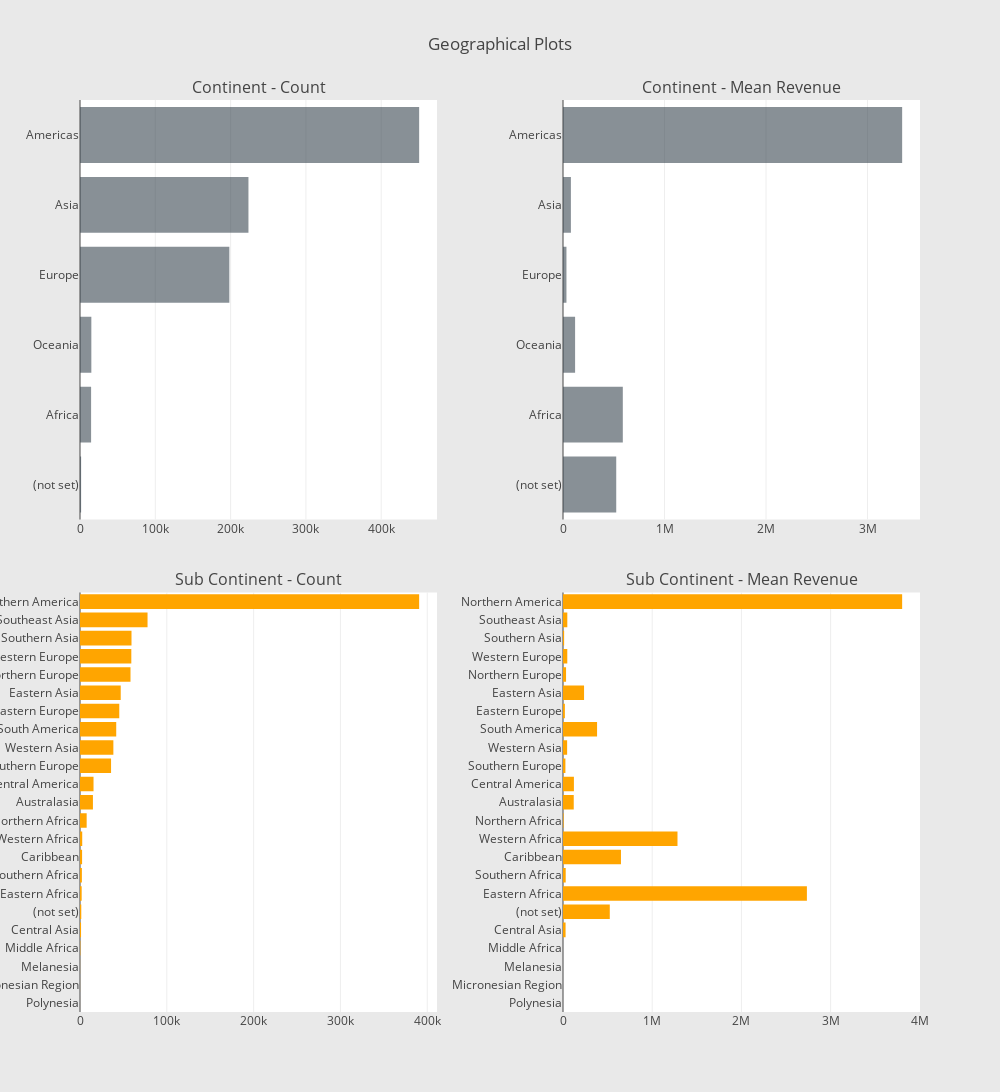

Here is the notebook cell this chart was saved with:
### Markdown cell above
### Distribution of transaction counts and mean revenues throughout the continents and sub-continents

### Code cell
def horizontal_bar_chart(cnt_srs, color):
    trace = go.Bar(
        y=cnt_srs.index[::-1],
        x=cnt_srs.values[::-1],
        showlegend=False,
        orientation = 'h',
        marker=dict(
            color=color,
        ),
    )
    return trace


# Continent
cnt_srs = training_copy.groupby('geoNetwork_continent')['totals_transactionRevenue'].agg(['count', 'mean'])
cnt_srs.columns = ["count", "mean"]
cnt_srs = cnt_srs.sort_values(by="count", ascending=False)
trace1 = horizontal_bar_chart(cnt_srs["count"].head(10), 'rgba(58, 71, 80, 0.6)')
trace2 = horizontal_bar_chart(cnt_srs["mean"].head(10), 'rgba(58, 71, 80, 0.6)')

# Sub-continent
cnt_srs = training_copy.groupby('geoNetwork_subContinent')['totals_transactionRevenue'].agg(['count', 'mean'])
cnt_srs.columns = ["count", "mean"]
cnt_srs = cnt_srs.sort_values(by="count", ascending=False)
trace3 = horizontal_bar_chart(cnt_srs["count"], 'orange')
trace4 = horizontal_bar_chart(cnt_srs["mean"], 'orange')

# Creating two subplots
fig = tools.make_subplots(rows=2, cols=2, vertical_spacing=0.08, horizontal_spacing=0.15, 
                          subplot_titles=["Continent - Count", "Continent - Mean Revenue",
                                          "Sub Continent - Count", "Sub Continent - Mean Revenue"])

fig.append_trace(trace1, 1, 1)
fig.append_trace(trace2, 1, 2)
fig.append_trace(trace3, 2, 1)
fig.append_trace(trace4, 2, 2)

fig['layout'].update(height=1500, width=1000, paper_bgcolor='rgb(233,233,233)', title="Geographical Plots")
py.iplot(fig, filename='geo-plots')

### Figure 1 — Plotly figure (JSON) as saved in the notebook; plotly's stock layout.template omitted (floating-point values rounded to 4 significant figures)
{"data": [{"marker": {"color": "rgba(58, 71, 80, 0.6)"}, "orientation": "h", "showlegend": false, "type": "bar", "uid": "d421c5b6-d320-11e8-bf5d-a45e60e7efaf", "x": [1468, 14745, 15054, 198311, 223698, 450377], "xaxis": "x", "y": ["(not set)", "Africa", "Oceania", "Europe", "Asia", "Americas"], "yaxis": "y"}, {"marker": {"color": "rgba(58, 71, 80, 0.6)"}, "orientation": "h", "showlegend": false, "type": "bar", "uid": "d4233b6c-d320-11e8-a2bb-a45e60e7efaf", "x": [524400.0, 589200.0, 119100.0, 34020.0, 77790.0, 3341000.0], "xaxis": "x2", "y": ["(not set)", "Africa", "Oceania", "Europe", "Asia", "Americas"], "yaxis": "y2"}, {"marker": {"color": "orange"}, "orientation": "h", "showlegend": false, "type": "bar", "uid": "d4246fa8-d320-11e8-ab1f-a45e60e7efaf", "x": [25, 55, 81, 393, 1215, 1468, 1927, 2169, 2406, 2573, 7683, 14893, 15583, 35780, 38443, 41731, 45249, 46919, 58168, 59114, 59321, 77800, 390657], "xaxis": "x3", "y": ["Polynesia", "Micronesian Region", "Melanesia", "Middle Africa", "Central Asia", "(not set)", "Eastern Africa", "Southern Africa", "Caribbean", "Western Africa", "Northern Africa", "Australasia", "Central America", "Southern Europe", "Western Asia", "South America", "Eastern Europe", "Eastern Asia", "Northern Europe", "Western Europe", "Southern Asia", "Southeast Asia", "Northern America"], "yaxis": "y3"}, {"marker": {"color": "orange"}, "orientation": "h", "showlegend": false, "type": "bar", "uid": "d425f618-d320-11e8-be20-a45e60e7efaf", "x": [0, 0, 0, 0, 28790.0, 524400.0, 2734000.0, 30290.0, 649900.0, 1283000.0, 6633.0, 120400.0, 122300.0, 26940.0, 46330.0, 381900.0, 20920.0, 236000.0, 34280.0, 48080.0, 12720.0, 48280.0, 3802000.0], "xaxis": "x4", "y": ["Polynesia", "Micronesian Region", "Melanesia", "Middle Africa", "Central Asia", "(not set)", "Eastern Africa", "Southern Africa", "Caribbean", "Western Africa", "Northern Africa", "Australasia", "Central America", "Southern Europe", "Western Asia", "South America", "Eastern Europe", "Eastern Asia", "Northern Europe", "Western Europe", "Southern Asia", "Southeast Asia", "Northern America"], "yaxis": "y4"}], "layout": {"annotations": [{"font": {"size": 16}, "showarrow": false, "text": "Continent - Count", "x": 0.2125, "xanchor": "center", "xref": "paper", "y": 1, "yanchor": "bottom", "yref": "paper"}, {"font": {"size": 16}, "showarrow": false, "text": "Continent - Mean Revenue", "x": 0.7875, "xanchor": "center", "xref": "paper", "y": 1, "yanchor": "bottom", "yref": "paper"}, {"font": {"size": 16}, "showarrow": false, "text": "Sub Continent - Count", "x": 0.2125, "xanchor": "center", "xref": "paper", "y": 0.46, "yanchor": "bottom", "yref": "paper"}, {"font": {"size": 16}, "showarrow": false, "text": "Sub Continent - Mean Revenue", "x": 0.7875, "xanchor": "center", "xref": "paper", "y": 0.46, "yanchor": "bottom", "yref": "paper"}], "height": 1500, "paper_bgcolor": "rgb(233,233,233)", "title": "Geographical Plots", "width": 1000, "xaxis": {"anchor": "y", "domain": [0, 0.425]}, "xaxis2": {"anchor": "y2", "domain": [0.575, 1]}, "xaxis3": {"anchor": "y3", "domain": [0, 0.425]}, "xaxis4": {"anchor": "y4", "domain": [0.575, 1]}, "yaxis": {"anchor": "x", "domain": [0.54, 1]}, "yaxis2": {"anchor": "x2", "domain": [0.54, 1]}, "yaxis3": {"anchor": "x3", "domain": [0, 0.46]}, "yaxis4": {"anchor": "x4", "domain": [0, 0.46]}}}
